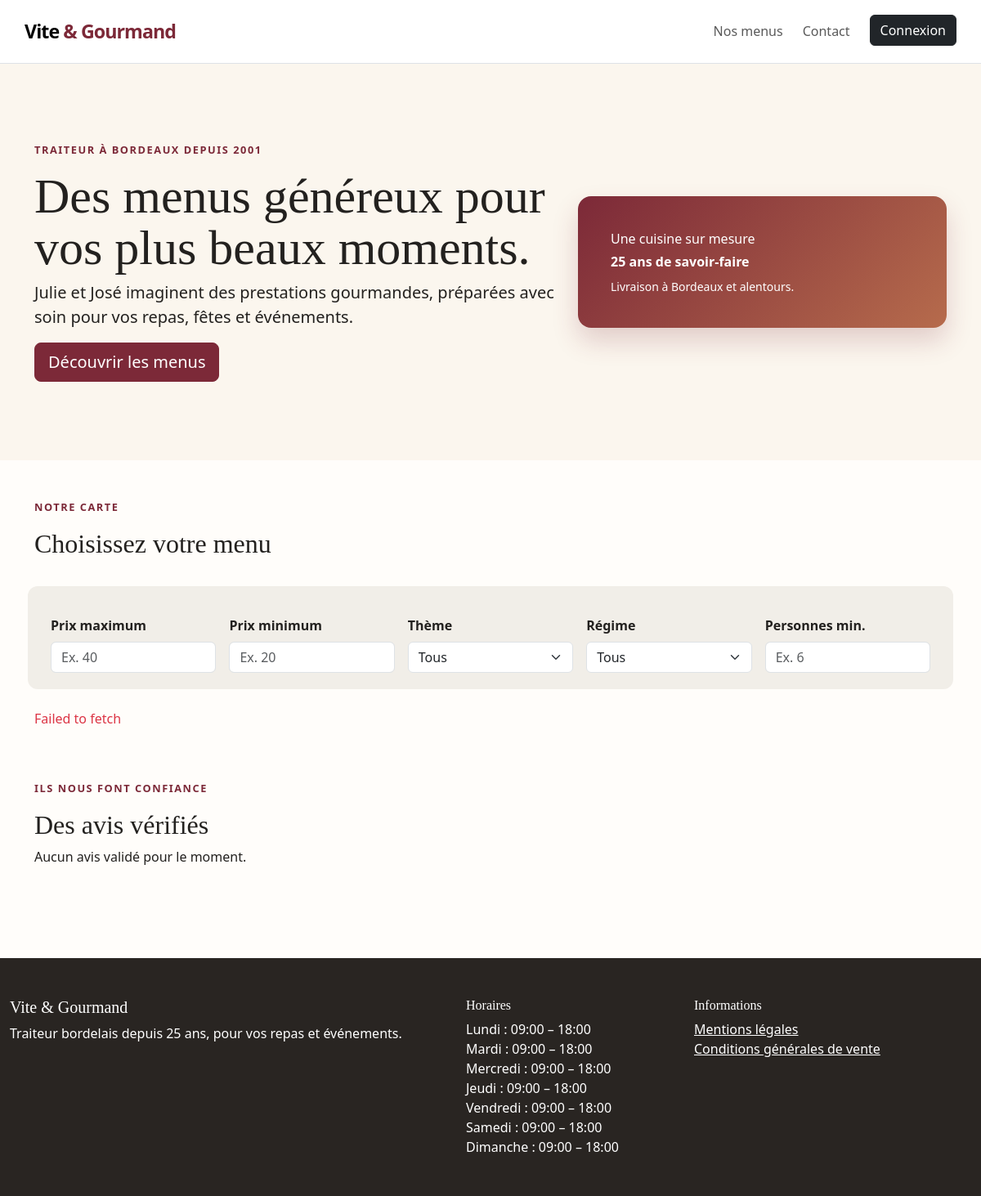
The page / on the database its author committed.
### tables this page shows
CREATE TABLE opening_hours (
  day_of_week TINYINT UNSIGNED PRIMARY KEY,
  opening_time TIME NULL,
  closing_time TIME NULL,
  is_closed TINYINT(1) NOT NULL DEFAULT 0,
  CONSTRAINT chk_day_of_week CHECK (day_of_week BETWEEN 1 AND 7)
);

### includes/auth.php (called while the page is built, shortened)
<?php
function isLoggedIn(): bool { return isset($_SESSION['user']); }

### includes/database.php (called while the page is built, shortened)
<?php
function database(): PDO
{
    static $pdo = null;
    if ($pdo === null) {
        $pdo = new PDO(
            'mysql:host=' . DB_HOST . ';dbname=' . DB_NAME . ';charset=utf8mb4',
            DB_USER,
            DB_PASSWORD,
            [PDO::ATTR_ERRMODE => PDO::ERRMODE_EXCEPTION, PDO::ATTR_DEFAULT_FETCH_MODE => PDO::FETCH_ASSOC, PDO::ATTR_EMULATE_PREPARES => false]
        );
    }
    return $pdo;
}

### includes/layout.php (the view, shortened to what this page needs)
<?php
require_once __DIR__ . '/auth.php';
function pageHeader(string $title): void { ?>
<!doctype html><html lang="fr"><head><link href="https://cdn.jsdelivr.net/npm/bootstrap@5.3.8/dist/css/bootstrap.min.css" rel="stylesheet"><link href="assets/style.css" rel="stylesheet"></head><body>
<a class="visually-hidden-focusable skip-link" href="#contenu">Aller au contenu principal</a><header class="border-bottom bg-white sticky-top"><nav class="navbar navbar-expand-lg container py-3" aria-label="Navigation principale"><a class="navbar-brand fw-bold" href="index.php">Vite <span>&amp; Gourmand</span></a><button class="navbar-toggler" type="button" data-bs-toggle="collapse" data-bs-target="#navigation" aria-controls="navigation" aria-expanded="false" aria-label="Ouvrir la navigation"><span class="navbar-toggler-icon"></span></button><div class="collapse navbar-collapse" id="navigation"><ul class="navbar-nav ms-auto gap-lg-2"><li class="nav-item"><a class="nav-link" href="index.php#menus">Nos menus</a></li><li class="nav-item"><a class="nav-link" href="contact.php">Contact</a></li><?php if (isLoggedIn()): ?><li class="nav-item"><a class="nav-link" href="<?= currentUser()['role'] === 'admin' ? 'admin.php' : (currentUser()['role'] === 'employee' ? 'employee.php' : 'account.php') ?>">Mon espace</a></li><li class="nav-item"><a class="btn btn-dark ms-lg-2" href="logout.php">Déconnexion</a></li><?php else: ?><li class="nav-item"><a class="btn btn-dark ms-lg-2" href="login.php">Connexion</a></li><?php endif; ?></ul></div></nav></header>
<?php }
function pageFooter(): void {
    require_once __DIR__ . '/database.php';
    $hours = database()->query('SELECT * FROM opening_hours ORDER BY day_of_week')->fetchAll();
    $days = [1 => 'Lundi', 'Mardi', 'Mercredi', 'Jeudi', 'Vendredi', 'Samedi', 'Dimanche'];
?>
<footer class="footer mt-5 py-5"><div class="container row g-4">
  <div class="col-md-6"><h2 class="h5">Vite &amp; Gourmand</h2><p>Traiteur bordelais depuis 25 ans, pour vos repas et événements.</p></div>
  <div class="col-md-3"><h2 class="h6">Horaires</h2><ul class="list-unstyled mb-0">
    <?php foreach ($hours as $hour): ?><li><?= $days[$hour['day_of_week']] ?> : <?= $hour['is_closed'] ? 'Fermé' : htmlspecialchars(substr($hour['opening_time'], 0, 5) . ' – ' . substr($hour['closing_time'], 0, 5)) ?></li><?php endforeach; ?>
  </ul></div>
  <div class="col-md-3"><h2 class="h6">Informations</h2><a href="mentions-legales.php">Mentions légales</a><br><a href="cgv.php">Conditions générales de vente</a></div>
</div></footer><script src="https://cdn.jsdelivr.net/npm/bootstrap@5.3.8/dist/js/bootstrap.bundle.min.js"></script><script src="assets/app.js"></script></body></html>
<?php }

### index.php (shortened to what this page needs)
<?php
require_once __DIR__ . '/includes/database.php';
require_once __DIR__ . '/includes/layout.php';
$reviews = database()->query('SELECT rating, comment FROM reviews WHERE status = "approved" ORDER BY id DESC LIMIT 3')->fetchAll();
pageHeader('Accueil');
?>
<main id="contenu">
  <section class="hero py-5"><div class="container py-lg-5"><div class="row align-items-center g-4"><div class="col-lg-7"><p class="eyebrow">Traiteur à Bordeaux depuis 2001</p><h1>Des menus généreux pour vos plus beaux moments.</h1><p class="lead">Julie et José imaginent des prestations gourmandes, préparées avec soin pour vos repas, fêtes et événements.</p><a class="btn btn-primary btn-lg" href="#menus">Découvrir les menus</a></div><div class="col-lg-5"><div class="hero-card"><p class="mb-1">Une cuisine sur mesure</p><strong>25 ans de savoir-faire</strong><p class="small mt-2 mb-0">Livraison à Bordeaux et alentours.</p></div></div></div></div></section>
  <section id="menus" class="container py-5"><div class="d-flex justify-content-between align-items-end gap-3 flex-wrap"><div><p class="eyebrow">Notre carte</p><h2>Choisissez votre menu</h2></div><p id="result-count" class="text-secondary mb-2" aria-live="polite"></p></div>
    <form id="filters" class="filter-panel row g-3 my-4" aria-label="Filtrer les menus"><div class="col-sm-6 col-lg"><label class="form-label" for="max_price">Prix maximum</label><input class="form-control" id="max_price" name="max_price" type="number" min="0" placeholder="Ex. 40"></div><div class="col-sm-6 col-lg"><label class="form-label" for="min_price">Prix minimum</label><input class="form-control" id="min_price" name="min_price" type="number" min="0" placeholder="Ex. 20"></div><div class="col-sm-6 col-lg"><label class="form-label" for="theme">Thème</label><select class="form-select" id="theme" name="theme"><option value="">Tous</option><option>Noël</option><option>Pâques</option><option>Classique</option><option>Événement</option></select></div><div class="col-sm-6 col-lg"><label class="form-label" for="diet">Régime</label><select class="form-select" id="diet" name="diet"><option value="">Tous</option><option>Classique</option><option>Végétarien</option><option>Vegan</option></select></div><div class="col-sm-6 col-lg"><label class="form-label" for="people">Personnes min.</label><input class="form-control" id="people" name="people" type="number" min="1" placeholder="Ex. 6"></div></form>
    <div id="menu-list" class="row g-4" aria-live="polite"></div>
  </section>
  <section class="container pb-5">
    <p class="eyebrow">Ils nous font confiance</p>
    <h2>Des avis vérifiés</h2>
    <?php if (!$reviews): ?><p>Aucun avis validé pour le moment.</p><?php endif; ?>
  </section>
</main><?php pageFooter(); ?>

### assets/style.css (style rules this page uses)
:root { --wine:#7c2938; --cream:#fbf6ee; --ink:#23211f; }
body { color:var(--ink); background:#fffdfa; }
.navbar-brand { font-size:1.45rem; letter-spacing:-.04em; }
.navbar-brand span,.eyebrow { color:var(--wine); }
.eyebrow { font-size:.8rem; font-weight:700; letter-spacing:.12em; text-transform:uppercase; }
.hero { background:var(--cream); }
h1 { font-family:Georgia,serif; font-size:clamp(2.5rem,5vw,4.5rem); line-height:1.05; }
h2,h3 { font-family:Georgia,serif; }
.btn-primary { background:var(--wine); border-color:var(--wine); }
.hero-card { color:#fff; padding:2.5rem; border-radius:1rem; background:linear-gradient(135deg,#7c2938,#b66b4c); box-shadow:0 16px 32px #7c293833; }
.filter-panel { background:#f1eee8; padding:1.25rem; border-radius:.75rem; }
.form-label { font-weight:600; }
.footer { color:#fff; background:#292522; }
.footer a { color:#fff; }

### rows shown on the page
opening_hours: day_of_week "Lundi", opening_time+closing_time "09:00 – 18:00"
opening_hours: day_of_week "Mardi", opening_time+closing_time "09:00 – 18:00"
opening_hours: day_of_week "Mercredi", opening_time+closing_time "09:00 – 18:00"
opening_hours: day_of_week "Jeudi", opening_time+closing_time "09:00 – 18:00"
opening_hours: day_of_week "Vendredi", opening_time+closing_time "09:00 – 18:00"
opening_hours: day_of_week "Samedi", opening_time+closing_time "09:00 – 18:00"
opening_hours: day_of_week "Dimanche", opening_time+closing_time "09:00 – 18:00"
